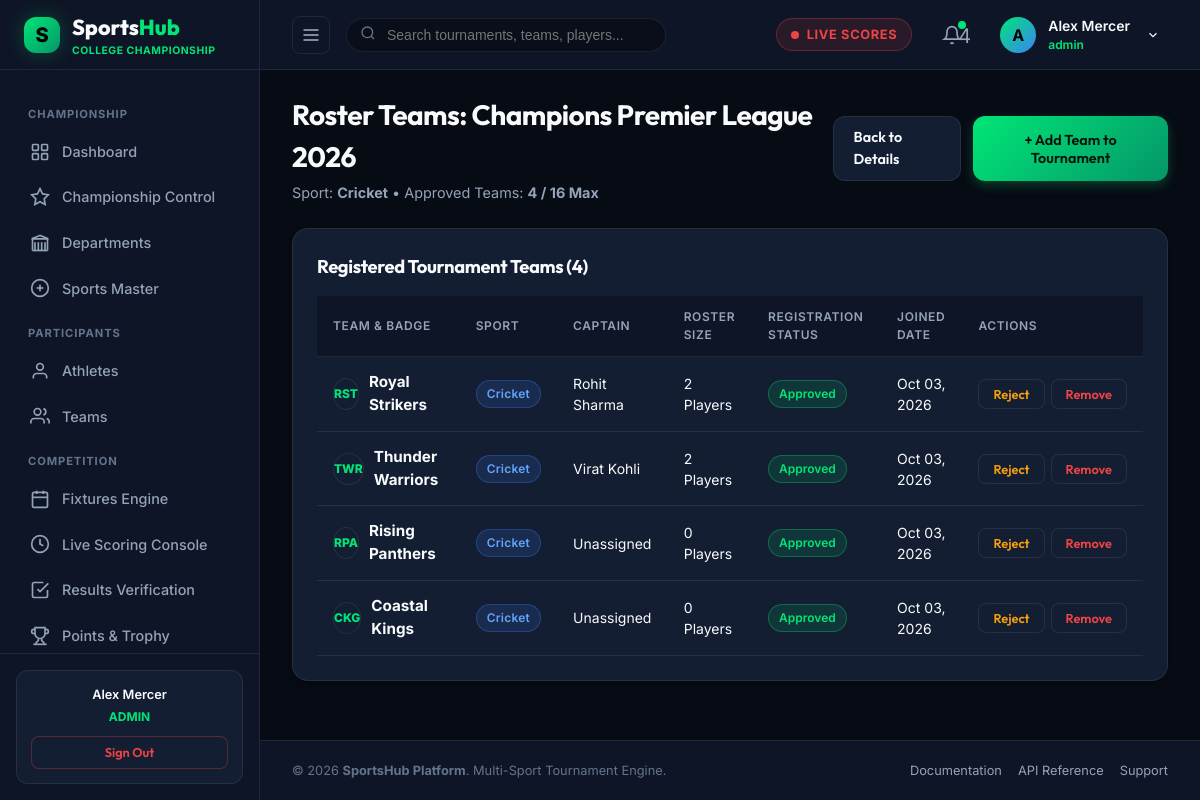
Screenshot of /organizer/tournament-teams.php (signed in) with the database file from the repository.
### tables this page shows
CREATE TABLE `users` (
  `id` int(10) unsigned NOT NULL AUTO_INCREMENT,
  `name` varchar(100) NOT NULL,
  `email` varchar(150) NOT NULL,
  `password` varchar(255) NOT NULL,
  `role` enum('admin','organizer','scorer','official','team_manager','player') NOT NULL DEFAULT 'player',
  `profile_image` varchar(255) DEFAULT 'assets/images/default-avatar.png',
  `status` tinyint(1) DEFAULT 1,
  `created_at` datetime DEFAULT current_timestamp(),
  `updated_at` datetime DEFAULT current_timestamp() ON UPDATE current_timestamp(),
  PRIMARY KEY (`id`),
  UNIQUE KEY `email` (`email`),
  KEY `idx_users_role` (`role`),
  KEY `idx_users_email` (`email`)
);

CREATE TABLE `tournaments` (
  `id` int(10) unsigned NOT NULL AUTO_INCREMENT,
  `name` varchar(150) NOT NULL,
  `slug` varchar(160) NOT NULL,
  `sport_id` int(10) unsigned NOT NULL,
  `logo` varchar(255) DEFAULT 'assets/images/default-tournament.png',
  `description` text DEFAULT NULL,
  `start_date` date NOT NULL,
  `end_date` date NOT NULL,
  `venue_id` int(10) unsigned DEFAULT NULL,
  `format` enum('league','knockout','round_robin','group_knockout') NOT NULL DEFAULT 'league',
  `status` enum('draft','upcoming','active','completed','cancelled') NOT NULL DEFAULT 'upcoming',
  `created_by` int(10) unsigned NOT NULL,
  `created_at` datetime DEFAULT current_timestamp(),
  `updated_at` datetime DEFAULT current_timestamp() ON UPDATE current_timestamp(),
  PRIMARY KEY (`id`),
  UNIQUE KEY `slug` (`slug`),
  KEY `fk_tournaments_venue` (`venue_id`),
  KEY `fk_tournaments_user` (`created_by`),
  KEY `idx_tournaments_sport` (`sport_id`),
  KEY `idx_tournaments_status` (`status`),
  CONSTRAINT `fk_tournaments_sport` FOREIGN KEY (`sport_id`) REFERENCES `sports` (`id`),
  CONSTRAINT `fk_tournaments_user` FOREIGN KEY (`created_by`) REFERENCES `users` (`id`) ON DELETE CASCADE,
  CONSTRAINT `fk_tournaments_venue` FOREIGN KEY (`venue_id`) REFERENCES `venues` (`id`) ON DELETE SET NULL
);

CREATE TABLE `sports` (
  `id` int(10) unsigned NOT NULL AUTO_INCREMENT,
  `name` varchar(50) NOT NULL,
  `slug` varchar(60) NOT NULL,
  `description` text DEFAULT NULL,
  `icon` varchar(255) DEFAULT NULL,
  `status` tinyint(1) DEFAULT 1,
  `created_at` datetime DEFAULT current_timestamp(),
  PRIMARY KEY (`id`),
  UNIQUE KEY `name` (`name`),
  UNIQUE KEY `slug` (`slug`)
);

CREATE TABLE `players` (
  `id` int(10) unsigned NOT NULL AUTO_INCREMENT,
  `name` varchar(100) NOT NULL,
  `email` varchar(150) DEFAULT NULL,
  `phone` varchar(20) DEFAULT NULL,
  `profile_image` varchar(255) DEFAULT 'assets/images/default-player.png',
  `date_of_birth` date DEFAULT NULL,
  `jersey_number` int(11) DEFAULT NULL,
  `sport_id` int(10) unsigned NOT NULL,
  `team_id` int(10) unsigned DEFAULT NULL,
  `position` varchar(50) DEFAULT 'Player',
  `status` tinyint(1) DEFAULT 1,
  `created_at` datetime DEFAULT current_timestamp(),
  `updated_at` datetime DEFAULT current_timestamp() ON UPDATE current_timestamp(),
  PRIMARY KEY (`id`),
  KEY `idx_players_team` (`team_id`),
  KEY `idx_players_sport` (`sport_id`),
  CONSTRAINT `fk_players_sport` FOREIGN KEY (`sport_id`) REFERENCES `sports` (`id`),
  CONSTRAINT `fk_players_team` FOREIGN KEY (`team_id`) REFERENCES `teams` (`id`) ON DELETE SET NULL
);

CREATE TABLE `teams` (
  `id` int(10) unsigned NOT NULL AUTO_INCREMENT,
  `name` varchar(100) NOT NULL,
  `short_name` varchar(10) NOT NULL,
  `logo` varchar(255) DEFAULT 'assets/images/default-team.png',
  `sport_id` int(10) unsigned NOT NULL,
  `department_id` int(11) DEFAULT NULL,
  `captain_id` int(10) unsigned DEFAULT NULL,
  `manager_id` int(10) unsigned DEFAULT NULL,
  `status` tinyint(1) DEFAULT 1,
  `created_at` datetime DEFAULT current_timestamp(),
  `updated_at` datetime DEFAULT current_timestamp() ON UPDATE current_timestamp(),
  PRIMARY KEY (`id`),
  KEY `idx_teams_sport` (`sport_id`),
  CONSTRAINT `fk_teams_sport` FOREIGN KEY (`sport_id`) REFERENCES `sports` (`id`)
);

CREATE TABLE `tournament_teams` (
  `id` int(10) unsigned NOT NULL AUTO_INCREMENT,
  `tournament_id` int(10) unsigned NOT NULL,
  `team_id` int(10) unsigned NOT NULL,
  `group_name` varchar(10) DEFAULT 'A',
  `seed_number` int(10) unsigned DEFAULT NULL,
  `registration_status` enum('pending','approved','rejected') DEFAULT 'approved',
  `joined_at` datetime DEFAULT current_timestamp(),
  PRIMARY KEY (`id`),
  UNIQUE KEY `unique_tournament_team` (`tournament_id`,`team_id`),
  KEY `fk_tt_team` (`team_id`),
  CONSTRAINT `fk_tt_team` FOREIGN KEY (`team_id`) REFERENCES `teams` (`id`) ON DELETE CASCADE,
  CONSTRAINT `fk_tt_tournament` FOREIGN KEY (`tournament_id`) REFERENCES `tournaments` (`id`) ON DELETE CASCADE
);

### organizer/tournament-teams.php (the view, shortened to what the rows shown need)
<?php
require_once __DIR__ . '/../includes/config.php';
require_once __DIR__ . '/../includes/database.php';
require_once __DIR__ . '/../includes/auth.php';
require_once __DIR__ . '/../includes/tournament-functions.php';
$tournamentId = intval($_GET['tournament_id'] ?? 1);
$tournament = getTournamentById($tournamentId);
$registeredTeams = getTournamentTeamsService($tournament['id']);
$approvedCount   = count(array_filter($registeredTeams, function($t) { return $t['registration_status'] === 'approved'; }));
$maxTeams        = intval($tournament['max_teams'] ?? 16);
include_once __DIR__ . '/../includes/header.php';
?>
<div class="dashboard-header">
  <div class="dashboard-title-group">
    <h1>Roster Teams: <?php echo htmlspecialchars($tournament['name']); ?></h1>
    <p>Sport: <strong><?php echo htmlspecialchars($tournament['sport_name']); ?></strong> &bull; Approved Teams: <strong><?php echo $approvedCount; ?> / <?php echo $maxTeams; ?> Max</strong></p>
  </div>
</div>
<div class="card">
  <div class="section-header" style="margin-bottom:16px;">
    <h2>Registered Tournament Teams (<?php echo count($registeredTeams); ?>)</h2>
  </div>
  <?php if (empty($registeredTeams)): ?>
    <div style="text-align:center; padding:36px 16px;">
      <div style="font-size:2.5rem; margin-bottom:8px;">🛡️</div>
      <h3 style="font-size:1.1rem; margin-bottom:6px;">No Teams Registered Yet</h3>
      <p style="color:var(--text-muted); font-size:0.85rem; margin-bottom:16px;">Click the button below to register matching <?php echo htmlspecialchars($tournament['sport_name']); ?> teams.</p>
      <?php if ($approvedCount < $maxTeams): ?>
        <button onclick="openModal('addTeamModal')" class="btn btn-primary btn-sm">+ Add Team</button>
      <?php endif; ?>
    </div>
  <?php else: ?>
    <div class="table-responsive">
      <table class="sports-table">
        <thead>
          <tr>
            <th>Team & Badge</th>
            <th>Sport</th>
            <th>Captain</th>
            <th>Roster Size</th>
            <th>Registration Status</th>
            <th>Joined Date</th>
            <th>Actions</th>
          </tr>
        </thead>
        <tbody>
          <?php foreach ($registeredTeams as $tt): ?>
            <tr data-searchable>
              <td>
                <div style="display:flex; align-items:center; gap:10px;">
                  <div class="team-badge-circle" style="width:32px;height:32px;font-size:0.75rem; font-weight:800; color:var(--accent-green);">
                    <?php echo htmlspecialchars($tt['short_name']); ?>
                  </div>
                  <strong style="color:var(--text-main); font-size:0.95rem;"><?php echo htmlspecialchars($tt['team_name']); ?></strong>
                </div>
              </td>
              <td><?php echo getSportBadge($tt['sport_name']); ?></td>
              <td><?php echo htmlspecialchars($tt['captain_name'] ?? 'Unassigned'); ?></td>
              <td><?php echo $tt['players_count']; ?> Players</td>
              <td>
                <?php if ($tt['registration_status'] === 'approved'): ?>
                  <span class="status-badge badge-active">Approved</span>
                <?php elseif ($tt['registration_status'] === 'pending'): ?>
                  <span class="status-badge badge-upcoming">Pending</span>
                <?php else: ?>
                  <span class="status-badge badge-danger">Rejected</span>
                <?php endif; ?>
              </td>
              <td><?php echo date('M d, Y', strtotime($tt['joined_at'])); ?></td>
              <td>
                <div style="display:flex; gap:6px;">
                  <?php if ($tt['registration_status'] !== 'rejected'): ?>
                    <form action="" method="POST" style="display:inline;">
                      <button type="submit" class="btn btn-secondary btn-sm" style="color:var(--accent-amber);">Reject</button>
                    </form>
                  <?php endif; ?>
                  <form action="" method="POST" style="display:inline;" onsubmit="return confirm('Remove team <?php echo htmlspecialchars(addslashes($tt['team_name'])); ?> from tournament?');">
                    <button type="submit" class="btn btn-secondary btn-sm" style="color:var(--accent-red);">Remove</button>
                  </form>
                </div>
              </td>
            </tr>
          <?php endforeach; ?>
        </tbody>
      </table>
    </div>
  <?php endif; ?>
</div>
<?php include_once __DIR__ . '/../includes/footer.php'; ?>

### includes/header.php (shortened to what the rows shown need)
<?php
require_once __DIR__ . '/config.php';
require_once __DIR__ . '/auth.php';
$currentUser = currentUser();
$userName = $currentUser['name'] ?? 'Alex Mercer';
?>
<!DOCTYPE html>
<html lang="en">
<head>
  <link rel="stylesheet" href="<?php echo BASE_URL; ?>/assets/css/style.css">
  <link rel="stylesheet" href="<?php echo BASE_URL; ?>/assets/css/dashboard.css">
  <link rel="stylesheet" href="<?php echo BASE_URL; ?>/assets/css/tournament.css">
</head>
<body>
<div class="app-layout">
  <?php include_once __DIR__ . '/sidebar.php'; ?>
  <div class="main-wrapper" id="mainWrapper">
    <header class="top-header">
      <div class="header-right">
        <div class="user-profile-wrapper" style="position:relative;">
          <div class="user-profile-menu" onclick="toggleUserDropdown()" id="userProfileBtn">
            <div class="user-avatar-placeholder" style="width:36px;height:36px;border-radius:50%;background:linear-gradient(135deg, #00e676, #3b82f6);display:flex;align-items:center;justify-content:center;font-weight:700;color:#000;">
              <?php echo strtoupper(substr($userName, 0, 1)); ?>
            </div>
            <div class="user-info">
              <span class="user-name"><?php echo htmlspecialchars($userName); ?></span>
              <span class="user-role" style="color:var(--accent-green); font-weight:600;"><?php echo htmlspecialchars($userRole); ?></span>
            </div>
            <svg width="14" height="14" viewBox="0 0 24 24" fill="none" stroke="currentColor" stroke-width="2" style="margin-left:4px;"><polyline points="6 9 12 15 18 9"/></svg>
          </div>
        </div>
      </div>
    </header>
    <main class="page-content">

### includes/sidebar.php (shortened to what the rows shown need)
<?php
require_once __DIR__ . '/auth.php';
$user = currentUser();
$userRole = strtolower($user['role'] ?? 'admin');
?>
<aside class="app-sidebar" id="appSidebar">
  <div class="sidebar-footer">
    <div class="quick-support-card">
      <p style="font-weight:600; color:var(--text-main); margin-bottom:4px;"><?php echo htmlspecialchars($user['name'] ?? 'User'); ?></p>
      <div style="font-size:0.75rem; color:var(--accent-green); text-transform:uppercase; font-weight:700; margin-bottom:10px;">
        <?php echo htmlspecialchars($userRole); ?>
      </div>
      <a href="<?php echo BASE_URL; ?>/auth/logout.php" class="btn btn-secondary btn-sm" style="width:100%; color:var(--accent-red); border-color:rgba(239,68,68,0.3);">
        Sign Out
      </a>
    </div>
  </div>
</aside>

### includes/config.php (shortened to what the rows shown need)
<?php
function getSportBadge($sportName) {
    $colors = [
        'Cricket'      => 'badge-cricket',
        'Football'     => 'badge-football',
        'Kabaddi'      => 'badge-kabaddi',
        'Basketball'   => 'badge-basketball',
        'Volleyball'   => 'badge-volleyball',
        'Badminton'    => 'badge-badminton',
        'Tennis'       => 'badge-tennis',
        'Table Tennis' => 'badge-table-tennis',
    ];
    $class = $colors[$sportName] ?? 'badge-generic';
    return "<span class=\"sport-badge {$class}\">" . htmlspecialchars($sportName) . "</span>";
}

### rows the page displays
users: name "Alex Mercer", role "ADMIN", name "A", role "admin"
tournaments: name "Champions Premier League 2026", sport.name "Cricket"
players: team.short_name "RST", team.name "Royal Strikers", sport.name "Cricket", name "Rohit Sharma", players_count "2", tournament_teams.joined_at "Oct 03, 2026"
players: team.short_name "TWR", team.name "Thunder Warriors", sport.name "Cricket", name "Virat Kohli", players_count "2", tournament_teams.joined_at "Oct 03, 2026"
tournament_teams: team.short_name "RPA", team.name "Rising Panthers", sports.name "Cricket", captain_name "Unassigned", players_count "0", registration_status "Approved", joined_at "Oct 03, 2026"
tournament_teams: team.short_name "CKG", team.name "Coastal Kings", sports.name "Cricket", captain_name "Unassigned", players_count "0", registration_status "Approved", joined_at "Oct 03, 2026"

### other values shown
$initialUnread "4"
$approvedCount "4"
$maxTeams "16"
count($registeredTeams) "4"
